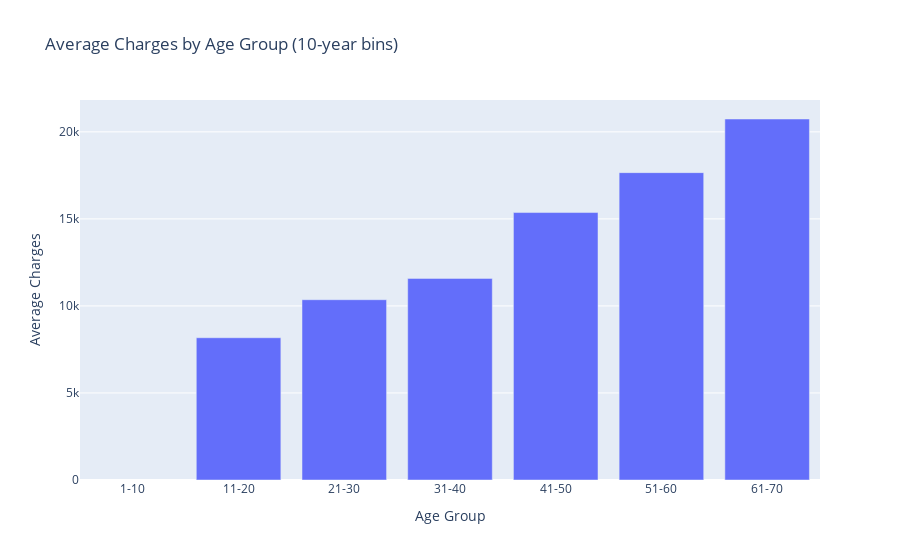

The cell this chart's notebook holds for it:
### Markdown cell above
# Hypothesis 3: Charges Positively Correlate with Age

* Older individuals are expected to have higher charges.

### Code cell
df['age_group'] = pd.cut(df['age'], bins=range(1, 81, 10), right=True, labels=[f"{i}-{i+9}" for i in range(1, 71, 10)])
age_group_means = df.groupby('age_group')['charges'].mean().reset_index()

fig = px.bar(age_group_means, x='age_group', y='charges',
             title="Average Charges by Age Group (10-year bins)",
             labels={'age_group': 'Age Group', 'charges': 'Average Charges'})
fig.show()

### Figure 1 — Plotly figure (JSON) as saved in the notebook; plotly's stock layout.template omitted (floating-point values rounded to 4 significant figures)
{"data": [{"alignmentgroup": "True", "hovertemplate": "Age Group=%{x}<br>Average Charges=%{y}<extra></extra>", "legendgroup": "", "marker": {"color": "#636efa", "pattern": {"shape": ""}}, "name": "", "offsetgroup": "", "orientation": "v", "showlegend": false, "textposition": "auto", "type": "bar", "x": ["1-10", "11-20", "21-30", "31-40", "41-50", "51-60", "61-70"], "xaxis": "x", "y": [null, 8172.0, 10360.0, 11580.0, 15360.0, 17660.0, 20740.0], "yaxis": "y"}], "layout": {"barmode": "relative", "legend": {"tracegroupgap": 0}, "title": {"text": "Average Charges by Age Group (10-year bins)"}, "xaxis": {"anchor": "y", "domain": [0, 1], "title": {"text": "Age Group"}}, "yaxis": {"anchor": "x", "domain": [0, 1], "title": {"text": "Average Charges"}}}}
